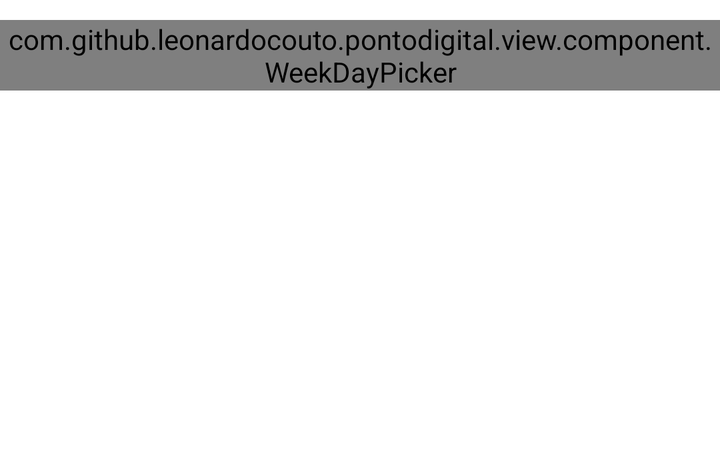
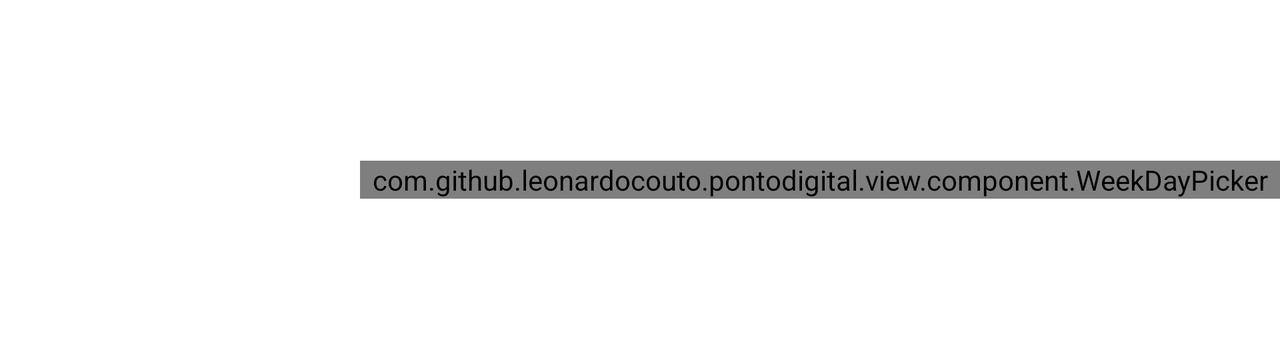

First picture: res/layout/ on a phone held upright. Second picture: the repository's own variant of that layout, on a device whose configuration matches the variant's folder. Source for both follows.
<!-- AndroidManifest.xml: application theme AppTheme -->
<!-- res/layout/allocation_top.xml -->
<LinearLayout xmlns:android="http://schemas.android.com/apk/res/android"
    xmlns:tools="http://schemas.android.com/tools"
    xmlns:app="http://schemas.android.com/apk/res-auto"
    android:gravity="center_horizontal"
    android:layout_width="match_parent"
    android:layout_height="wrap_content"
    android:orientation="vertical"
    android:clickable="true"
    android:scrollbars="vertical"
    android:weightSum="1"
    android:focusable="true"
    android:background="@color/white"
    android:elevation="4dp"
    android:focusableInTouchMode="true"
    app:layout_scrollFlags="scroll|enterAlways">

    <com.github.leonardocouto.pontodigital.view.component.WeekDayPicker
        android:id="@+id/week_days"
        android:layout_width="match_parent"
        android:layout_height="wrap_content"
        android:layout_marginTop="10dp"
        android:orientation="horizontal"/>

    <LinearLayout
        android:id="@+id/chart"
        android:layout_width="match_parent"
        android:layout_height="180dp"
        tools:ignore="Orientation">
    </LinearLayout>

</LinearLayout>
<!-- resources referenced by this layout -->
<resources>
  <color name="white">#FFFFFF</color>
  <style name="AppTheme" parent="Theme.AppCompat.Light.DarkActionBar">
          
          <item name="colorPrimary">@color/colorPrimary</item>
          <item name="colorPrimaryDark">@color/colorPrimaryDark</item>
          <item name="colorAccent">@color/colorAccent</item>
      </style>
  <color name="colorPrimary">#3F51B5</color>
  <color name="colorPrimaryDark">#303F9F</color>
  <color name="colorAccent">#5B5B5B</color>
</resources>
<!-- res/layout-land/allocation_top.xml (the repository's variant of the layout above) -->
<!-- drawn on the phone turned sideways -->
<LinearLayout xmlns:android="http://schemas.android.com/apk/res/android"
    xmlns:tools="http://schemas.android.com/tools"
    xmlns:app="http://schemas.android.com/apk/res-auto"
    android:gravity="center_vertical"
    android:layout_width="match_parent"
    android:layout_height="wrap_content"
    android:orientation="horizontal"
    android:clickable="true"
    android:scrollbars="horizontal"
    android:weightSum="1"
    android:focusable="true"
    android:background="@color/white"
    android:elevation="4dp"
    android:focusableInTouchMode="true"
    app:layout_scrollFlags="scroll|enterAlwaysCollapsed">

    <LinearLayout
        android:id="@+id/chart"
        android:layout_width="180dp"
        android:layout_height="180dp"
        tools:ignore="Orientation">
    </LinearLayout>

    <com.github.leonardocouto.pontodigital.view.component.WeekDayPicker
        android:id="@+id/week_days"
        android:layout_width="0dp"
        android:layout_height="wrap_content"
        android:layout_weight="1"
        android:orientation="horizontal"/>

</LinearLayout>
